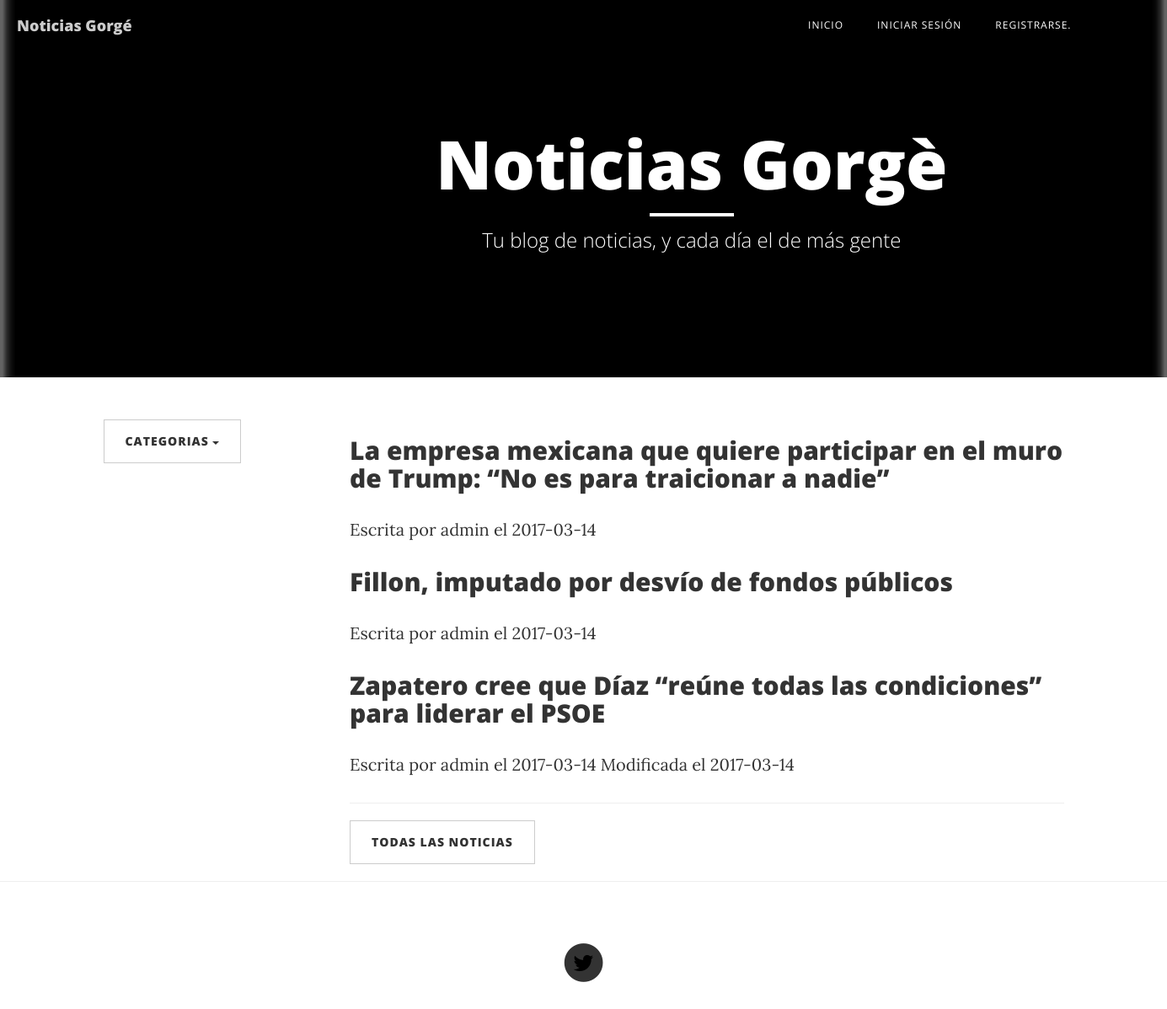
Before: / with the older database file.
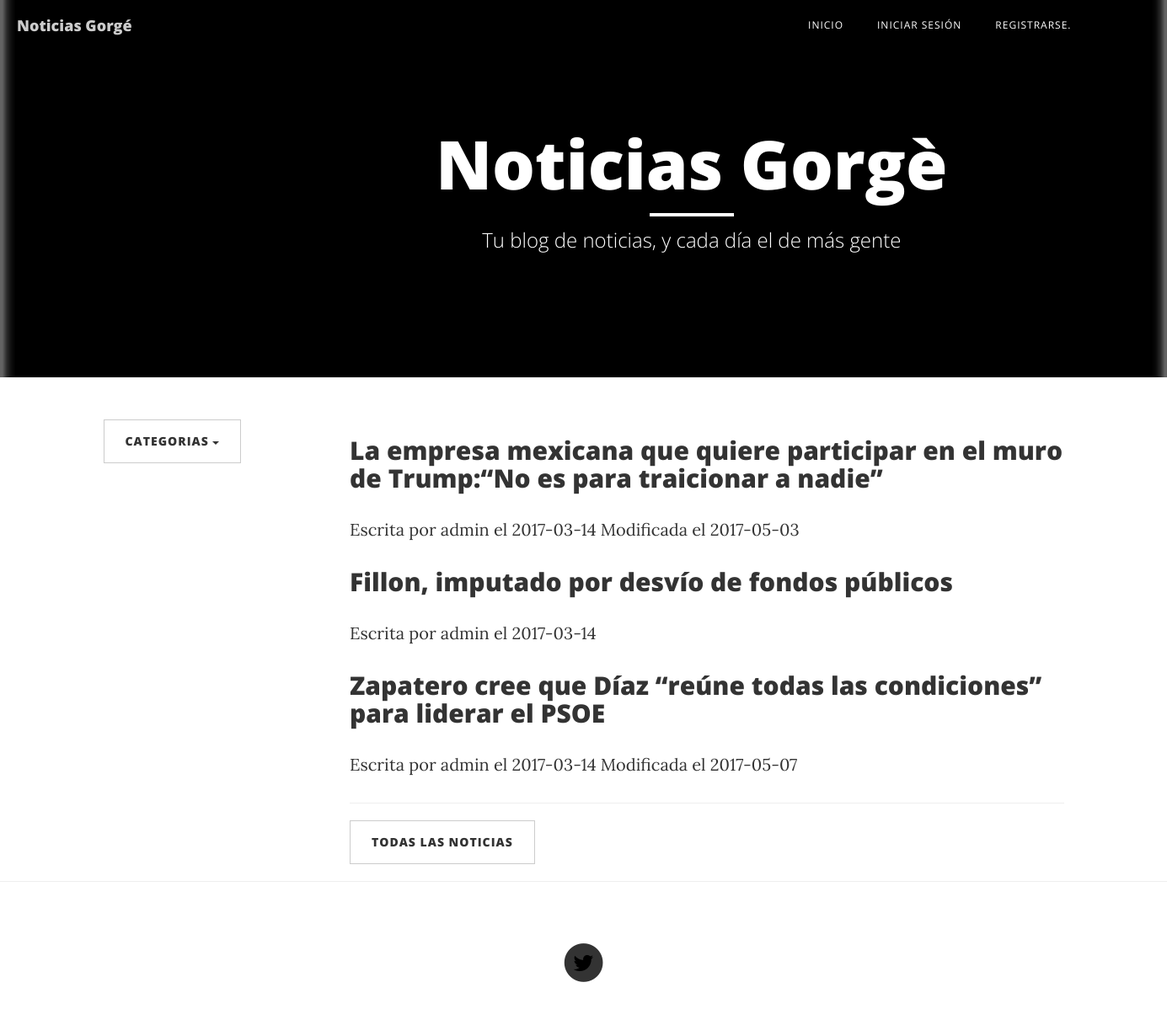
After: the same page with the newer database file.
### tables this page shows
CREATE TABLE `noticia` (
  `idNoticia` int(11) NOT NULL,
  `titular` varchar(255) NOT NULL,
  `cuerpo` text NOT NULL,
  `fCreacion` date NOT NULL,
  `fPublicacion` date NOT NULL,
  `fModificacion` date DEFAULT NULL,
  `idUsuario` int(11) NOT NULL,
  `idCategoria` int(5) NOT NULL,
  `image` varchar(255) NOT NULL
);

CREATE TABLE `usuarios` (
  `idUsuario` int(11) NOT NULL,
  `tipo` enum('admin','comun') NOT NULL,
  `password` varchar(50) NOT NULL,
  `email` varchar(255) NOT NULL,
  `nombre_usuario` varchar(50) NOT NULL,
  `fecha_registro` date NOT NULL,
  `tema` varchar(255) DEFAULT 'Predeterminado'
);

### index.php (the view, shortened to what this page needs)
<!DOCTYPE html>
<html lang="en">
<head>
    <link href="vendor/font-awesome/css/font-awesome.min.css" rel="stylesheet" type="text/css">
</head>
<body>
  <?php
  include_once("header.php");
   ?>
    <header class="intro-header" style="background-image: url('img/images.png')">
            <div class="row">
                <div class="col-lg-8 col-lg-offset-2 col-md-10 col-md-offset-1">
                  <div class="container">
                    <div class="page-heading">
                        <h1>Noticias Gorgè</h1>
                        <hr class="small">
                        <span class="subheading">Tu blog de noticias, y cada día
                        el de más gente</span>
                    </div>
                </div>
            </div>
        </div>
    </header>
    <div class="container">
        <div class="row">
          <?php
          include("categoriaslist.php");
           ?>
            <div class="col-lg-9 col-lg-offset-2 col-md-10 col-md-offset-1">
                          <?php
                                    if ($result = $connection->query("SELECT *
                                        FROM noticia join usuarios on noticia.idusuario
                                        =usuarios.idusuario order by idnoticia DESC limit 3  ;")) {
                                             while($obj = $result->fetch_object()) {
                                                 echo "<div class='post-preview'>";
                                                 echo "<h2 class='post-title'>";
                                                 echo "<a href='notcompleta.php?id=$obj->idNoticia'>$obj->titular</a>";
                                                 echo "</h2>";
                                                 echo "</div>";
                                                 if ($obj->fModificacion!=NULL) {
                                                   echo'<p class="post-meta">Escrita por '.$obj->nombre_usuario.' el '.$obj->fCreacion.' Modificada el '.$obj->fModificacion.'</p>';
                                                 }else{
                                                   echo'<p class="post-meta">Escrita por '.$obj->nombre_usuario.' el '.$obj->fCreacion.'</p>';
                                                 }
                                             }
                                           }
                            ?>
                <hr>
                     <button type="submit" class="btn btn-default"><a href="todas.php">Todas las noticias</a></button>
            </div>
        </div>
    </div>
      <?php
        include("footer.php");
       ?>
</body>
</html>

Changed rows visible on the page:
changed noticia: titular "La empresa mexicana que quiere participar en el muro de Trump: “No es para traicionar a nadie”" → "La empresa mexicana que quiere participar en el muro de Trump:“No es para traicionar a nadie”"; fModificacion (not shown) → "2017-05-03"
changed noticia "Zapatero cree que Díaz “reúne todas las condiciones” para liderar el PSOE": fModificacion "2017-03-14" → "2017-05-07"
